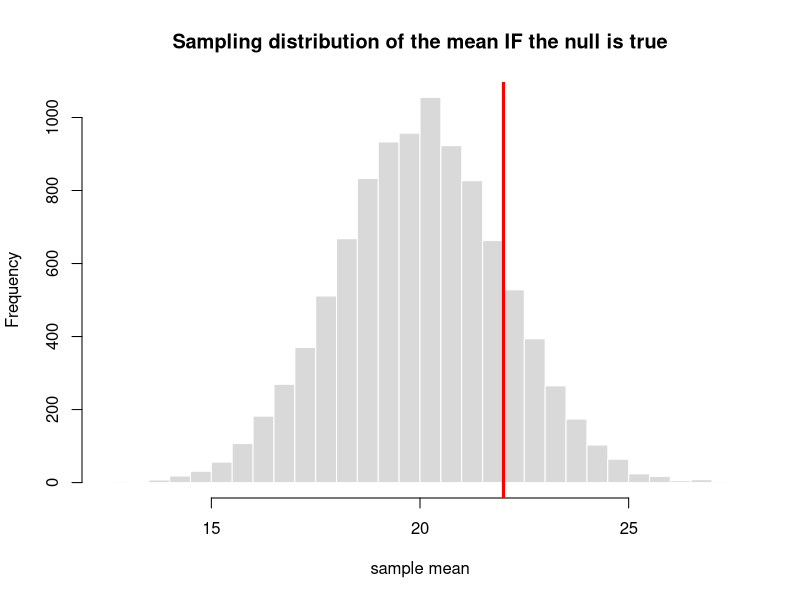

The R script that drew this image:
## ---- chunk 1
mu    <- 20      # population mean under H0
sigma <- 4       # population standard deviation
n     <- 4       # sample size
xbar  <- 22      # our observed sample mean

se <- sigma / sqrt(n)          # standard error of the mean
z  <- (xbar - mu) / se         # how many SEs above the null?
p  <- pnorm(z, lower.tail = FALSE)  # P(mean > 22) if H0 is true

c(standard_error = se, z = z, p_value = p)
## ---- chunk 2
# Simulate 10,000 sample means from the H0 world and see where 22 lands
set.seed(1908)  # the year Gosset published "Student's" t
means <- replicate(10000, mean(rnorm(n, mean = mu, sd = sigma)))

hist(means, breaks = 40, col = "grey85", border = "white",
     main = "Sampling distribution of the mean IF the null is true",
     xlab = "sample mean")
abline(v = xbar, col = "red", lwd = 3)
